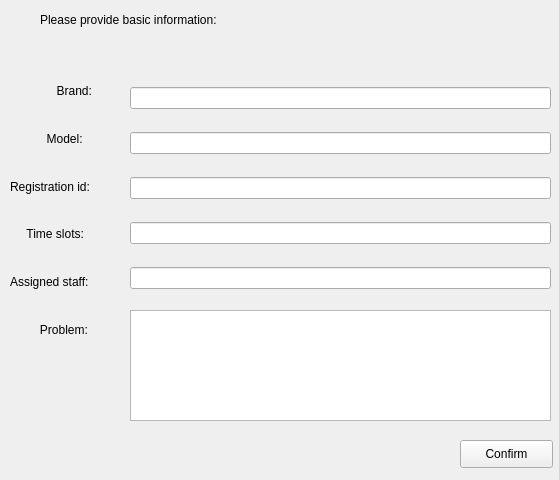
<?xml version="1.0" encoding="UTF-8"?>
<ui version="4.0">
 <class>ticket_basic_query</class>
 <widget class="QWidget" name="ticket_basic_query">
  <property name="geometry">
   <rect>
    <x>0</x>
    <y>0</y>
    <width>559</width>
    <height>480</height>
   </rect>
  </property>
  <property name="windowTitle">
   <string>Form</string>
  </property>
  <widget class="QLabel" name="label_4">
   <property name="geometry">
    <rect>
     <x>40</x>
     <y>10</y>
     <width>351</width>
     <height>19</height>
    </rect>
   </property>
   <property name="text">
    <string>Please provide basic information: </string>
   </property>
  </widget>
  <widget class="QPushButton" name="confirmbtn">
   <property name="geometry">
    <rect>
     <x>460</x>
     <y>440</y>
     <width>93</width>
     <height>28</height>
    </rect>
   </property>
   <property name="text">
    <string>Confirm</string>
   </property>
  </widget>
  <widget class="QTextEdit" name="problemtxt">
   <property name="geometry">
    <rect>
     <x>130</x>
     <y>310</y>
     <width>421</width>
     <height>111</height>
    </rect>
   </property>
  </widget>
  <widget class="QWidget" name="">
   <property name="geometry">
    <rect>
     <x>10</x>
     <y>70</y>
     <width>113</width>
     <height>281</height>
    </rect>
   </property>
   <layout class="QVBoxLayout" name="verticalLayout">
    <item>
     <widget class="QLabel" name="label">
      <property name="text">
       <string>              Brand:</string>
      </property>
     </widget>
    </item>
    <item>
     <widget class="QLabel" name="label_2">
      <property name="text">
       <string>           Model:</string>
      </property>
     </widget>
    </item>
    <item>
     <widget class="QLabel" name="label_3">
      <property name="text">
       <string>Registration id:</string>
      </property>
     </widget>
    </item>
    <item>
     <widget class="QLabel" name="label_7">
      <property name="text">
       <string>     Time slots:</string>
      </property>
     </widget>
    </item>
    <item>
     <widget class="QLabel" name="label_6">
      <property name="text">
       <string>Assigned staff: </string>
      </property>
     </widget>
    </item>
    <item>
     <widget class="QLabel" name="label_5">
      <property name="text">
       <string>         Problem:</string>
      </property>
     </widget>
    </item>
   </layout>
  </widget>
  <widget class="QWidget" name="">
   <property name="geometry">
    <rect>
     <x>130</x>
     <y>70</y>
     <width>421</width>
     <height>241</height>
    </rect>
   </property>
   <layout class="QVBoxLayout" name="verticalLayout_2">
    <item>
     <widget class="QLineEdit" name="brandline"/>
    </item>
    <item>
     <widget class="QLineEdit" name="modelline"/>
    </item>
    <item>
     <widget class="QLineEdit" name="idline"/>
    </item>
    <item>
     <widget class="QLineEdit" name="timeline"/>
    </item>
    <item>
     <widget class="QLineEdit" name="staffline"/>
    </item>
   </layout>
  </widget>
 </widget>
 <resources/>
 <connections/>
</ui>
